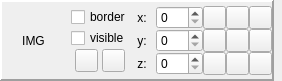
<?xml version="1.0" encoding="UTF-8"?>
<ui version="4.0">
 <class>widget</class>
 <widget class="QWidget" name="widget">
  <property name="geometry">
   <rect>
    <x>0</x>
    <y>0</y>
    <width>282</width>
    <height>81</height>
   </rect>
  </property>
  <property name="windowTitle">
   <string>Form</string>
  </property>
  <layout class="QGridLayout" name="gridLayout_3">
   <property name="margin">
    <number>0</number>
   </property>
   <item row="0" column="0">
    <widget class="QFrame" name="frame_panel">
     <property name="frameShape">
      <enum>QFrame::Panel</enum>
     </property>
     <property name="frameShadow">
      <enum>QFrame::Raised</enum>
     </property>
     <property name="lineWidth">
      <number>2</number>
     </property>
     <property name="midLineWidth">
      <number>2</number>
     </property>
     <layout class="QGridLayout" name="gridLayout_2">
      <property name="margin">
       <number>0</number>
      </property>
      <property name="spacing">
       <number>0</number>
      </property>
      <item row="0" column="0">
       <layout class="QHBoxLayout" name="horizontalLayout_2">
        <property name="spacing">
         <number>6</number>
        </property>
        <item>
         <widget class="QLabel" name="label">
          <property name="minimumSize">
           <size>
            <width>63</width>
            <height>63</height>
           </size>
          </property>
          <property name="text">
           <string>IMG</string>
          </property>
          <property name="alignment">
           <set>Qt::AlignCenter</set>
          </property>
         </widget>
        </item>
        <item>
         <layout class="QVBoxLayout" name="verticalLayout_3">
          <property name="spacing">
           <number>0</number>
          </property>
          <item>
           <widget class="QCheckBox" name="checkBox_use">
            <property name="text">
             <string>border</string>
            </property>
           </widget>
          </item>
          <item>
           <widget class="QCheckBox" name="checkBox_visible">
            <property name="text">
             <string>visible</string>
            </property>
           </widget>
          </item>
          <item>
           <layout class="QHBoxLayout" name="horizontalLayout">
            <item>
             <widget class="QPushButton" name="btn_up">
              <property name="maximumSize">
               <size>
                <width>23</width>
                <height>23</height>
               </size>
              </property>
              <property name="text">
               <string/>
              </property>
              <property name="autoDefault">
               <bool>false</bool>
              </property>
              <property name="default">
               <bool>false</bool>
              </property>
              <property name="flat">
               <bool>false</bool>
              </property>
             </widget>
            </item>
            <item>
             <widget class="QPushButton" name="btn_down">
              <property name="maximumSize">
               <size>
                <width>23</width>
                <height>23</height>
               </size>
              </property>
              <property name="text">
               <string/>
              </property>
             </widget>
            </item>
           </layout>
          </item>
         </layout>
        </item>
        <item>
         <layout class="QVBoxLayout" name="verticalLayout">
          <property name="spacing">
           <number>0</number>
          </property>
          <item>
           <widget class="QLabel" name="label_2">
            <property name="text">
             <string>x: </string>
            </property>
            <property name="alignment">
             <set>Qt::AlignRight|Qt::AlignTrailing|Qt::AlignVCenter</set>
            </property>
           </widget>
          </item>
          <item>
           <widget class="QLabel" name="label_3">
            <property name="text">
             <string>y: </string>
            </property>
            <property name="alignment">
             <set>Qt::AlignRight|Qt::AlignTrailing|Qt::AlignVCenter</set>
            </property>
           </widget>
          </item>
          <item>
           <widget class="QLabel" name="label_4">
            <property name="text">
             <string>z: </string>
            </property>
            <property name="alignment">
             <set>Qt::AlignRight|Qt::AlignTrailing|Qt::AlignVCenter</set>
            </property>
           </widget>
          </item>
         </layout>
        </item>
        <item>
         <layout class="QVBoxLayout" name="verticalLayout_2">
          <property name="spacing">
           <number>0</number>
          </property>
          <item>
           <widget class="QSpinBox" name="spinBox_x">
            <property name="maximum">
             <number>500</number>
            </property>
           </widget>
          </item>
          <item>
           <widget class="QSpinBox" name="spinBox_y">
            <property name="maximum">
             <number>500</number>
            </property>
           </widget>
          </item>
          <item>
           <widget class="QSpinBox" name="spinBox_z">
            <property name="maximum">
             <number>500</number>
            </property>
           </widget>
          </item>
         </layout>
        </item>
       </layout>
      </item>
      <item row="0" column="1">
       <layout class="QVBoxLayout" name="verticalLayout_4">
        <property name="spacing">
         <number>0</number>
        </property>
        <item>
         <layout class="QHBoxLayout" name="horizontalLayout_3">
          <property name="spacing">
           <number>0</number>
          </property>
          <item>
           <widget class="QPushButton" name="btn_lt">
            <property name="minimumSize">
             <size>
              <width>23</width>
              <height>23</height>
             </size>
            </property>
            <property name="maximumSize">
             <size>
              <width>23</width>
              <height>23</height>
             </size>
            </property>
            <property name="text">
             <string/>
            </property>
           </widget>
          </item>
          <item>
           <widget class="QPushButton" name="btn_t">
            <property name="minimumSize">
             <size>
              <width>23</width>
              <height>23</height>
             </size>
            </property>
            <property name="maximumSize">
             <size>
              <width>23</width>
              <height>23</height>
             </size>
            </property>
            <property name="text">
             <string/>
            </property>
           </widget>
          </item>
          <item>
           <widget class="QPushButton" name="btn_rt">
            <property name="minimumSize">
             <size>
              <width>23</width>
              <height>23</height>
             </size>
            </property>
            <property name="maximumSize">
             <size>
              <width>23</width>
              <height>23</height>
             </size>
            </property>
            <property name="text">
             <string/>
            </property>
           </widget>
          </item>
         </layout>
        </item>
        <item>
         <layout class="QHBoxLayout" name="horizontalLayout_4">
          <property name="spacing">
           <number>0</number>
          </property>
          <item>
           <widget class="QPushButton" name="btn_l">
            <property name="minimumSize">
             <size>
              <width>23</width>
              <height>23</height>
             </size>
            </property>
            <property name="maximumSize">
             <size>
              <width>23</width>
              <height>23</height>
             </size>
            </property>
            <property name="text">
             <string/>
            </property>
           </widget>
          </item>
          <item>
           <widget class="QPushButton" name="btn_center">
            <property name="minimumSize">
             <size>
              <width>23</width>
              <height>23</height>
             </size>
            </property>
            <property name="maximumSize">
             <size>
              <width>23</width>
              <height>23</height>
             </size>
            </property>
            <property name="text">
             <string/>
            </property>
           </widget>
          </item>
          <item>
           <widget class="QPushButton" name="btn_r">
            <property name="minimumSize">
             <size>
              <width>23</width>
              <height>23</height>
             </size>
            </property>
            <property name="maximumSize">
             <size>
              <width>23</width>
              <height>23</height>
             </size>
            </property>
            <property name="text">
             <string/>
            </property>
           </widget>
          </item>
         </layout>
        </item>
        <item>
         <layout class="QHBoxLayout" name="horizontalLayout_5">
          <property name="spacing">
           <number>0</number>
          </property>
          <item>
           <widget class="QPushButton" name="btn_lb">
            <property name="minimumSize">
             <size>
              <width>23</width>
              <height>23</height>
             </size>
            </property>
            <property name="maximumSize">
             <size>
              <width>23</width>
              <height>23</height>
             </size>
            </property>
            <property name="text">
             <string/>
            </property>
           </widget>
          </item>
          <item>
           <widget class="QPushButton" name="btn_b">
            <property name="minimumSize">
             <size>
              <width>23</width>
              <height>23</height>
             </size>
            </property>
            <property name="maximumSize">
             <size>
              <width>23</width>
              <height>23</height>
             </size>
            </property>
            <property name="text">
             <string/>
            </property>
           </widget>
          </item>
          <item>
           <widget class="QPushButton" name="btn_rb">
            <property name="minimumSize">
             <size>
              <width>23</width>
              <height>23</height>
             </size>
            </property>
            <property name="maximumSize">
             <size>
              <width>23</width>
              <height>23</height>
             </size>
            </property>
            <property name="text">
             <string/>
            </property>
           </widget>
          </item>
         </layout>
        </item>
       </layout>
      </item>
     </layout>
    </widget>
   </item>
   <item row="0" column="1">
    <spacer name="horizontalSpacer">
     <property name="orientation">
      <enum>Qt::Horizontal</enum>
     </property>
     <property name="sizeHint" stdset="0">
      <size>
       <width>0</width>
       <height>20</height>
      </size>
     </property>
    </spacer>
   </item>
  </layout>
 </widget>
 <resources/>
 <connections/>
</ui>
